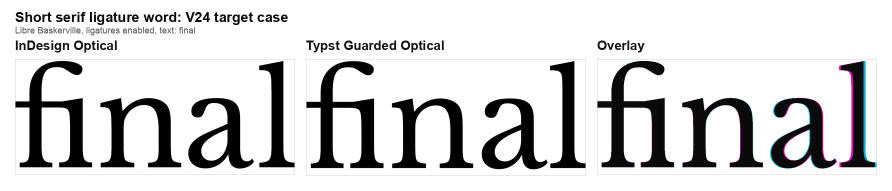
#> input picture docs/figures/v24-libre-final-ligature.png, 1784 x 381 px, given in place of indesign-optical-ink.png, which was not available (shown at 1/2 size)
$ python build-paper-figures.py
#> lines starting #> are read from the running program, lines starting #| are printed output that depends on the picture; pictures that were not available may be replaced by others from this repository, and a replacement may not be noted
#!/usr/bin/env python3
from __future__ import annotations

import argparse
from pathlib import Path

from PIL import Image, ImageDraw, ImageFont


def parse_args() -> argparse.Namespace:
    parser = argparse.ArgumentParser(
        description="Build small committed paper figures from generated V25 renders."
    )
    parser.add_argument(
        "--output",
        default="docs/figures",
        help="Directory for generated PNG figures. Default: docs/figures.",
    )
    parser.add_argument(
        "--root",
        default=".",
        help="Repository root. Default: current directory.",
    )
    return parser.parse_args()


def font(size: int, bold: bool = False) -> ImageFont.FreeTypeFont | ImageFont.ImageFont:
#> called with size = 28, bold = True
    names = [
        "/System/Library/Fonts/Supplemental/Arial Bold.ttf" if bold else "",
        "/System/Library/Fonts/Supplemental/Arial.ttf",
        "/Library/Fonts/Arial.ttf",
    ]
    for name in names:
        if not name:
            continue
        path = Path(name)
        if path.exists():
            return ImageFont.truetype(str(path), size)
    return ImageFont.load_default()


TITLE = font(28, bold=True)
LABEL = font(26, bold=True)
SMALL = font(18)


def trim_white(image: Image.Image, pad: int = 16) -> Image.Image:
#> called with pad = 16
    rgba = image.convert("RGBA")
    pixels = rgba.load()
    width, height = rgba.size
#> width = 1784; height = 381
    xs: list[int] = []
    ys: list[int] = []
    for y in range(height):
        for x in range(width):
            red, green, blue, alpha = pixels[x, y]
            if alpha and (red < 245 or green < 245 or blue < 245):
                xs.append(x)
                ys.append(y)
#> after the loop, xs = 128143 items; ys = 128143 items
    if not xs:
        return rgba
    box = (
        max(0, min(xs) - pad),
        max(0, min(ys) - pad),
        min(width, max(xs) + pad + 1),
        min(height, max(ys) + pad + 1),
    )
#> box = (14, 8, 1770, 367)
    return rgba.crop(box)
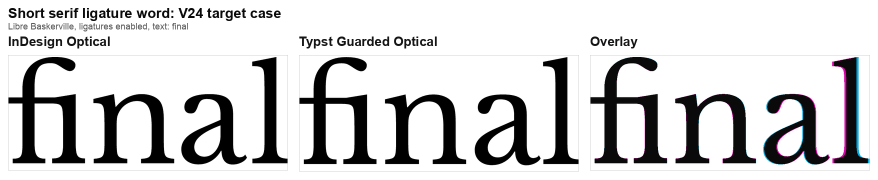
#> returned value: PIL image 1756x359 RGBA (shown at 1/2 size); mean R, G, B, A 209.9, 209.7, 210.3, 255


def fit(image: Image.Image, max_width: int, max_height: int) -> Image.Image:
#> called with max_width = 560, max_height = 260
    rgba = image.convert("RGBA")
    scale = min(max_width / rgba.width, max_height / rgba.height, 1.0)
#> scale = 0.319
    size = (round(rgba.width * scale), round(rgba.height * scale))
#> size = (560, 114)
    return rgba.resize(size, Image.Resampling.LANCZOS)
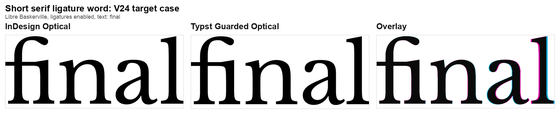
#> returned value: PIL image 560x114 RGBA; mean R, G, B, A 209.5, 209.3, 209.9, 255


def panel(label: str, path: Path, max_width: int = 560, max_height: int = 260) -> Image.Image:
    image = fit(trim_white(Image.open(path)), max_width, max_height)
    height = image.height + 58
#> height = 172
    canvas = Image.new("RGBA", (max_width, height), "white")
#> canvas: PIL image 560x172 RGBA; every value is 255
    draw = ImageDraw.Draw(canvas)
    draw.text((0, 0), label, fill=(20, 20, 20), font=LABEL)
    x = (max_width - image.width) // 2
#> x = 0
    canvas.alpha_composite(image, (x, 46))
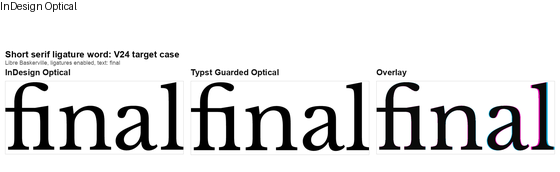
#> canvas: PIL image 560x172 RGBA; mean R, G, B, A 224.4, 224.3, 224.6, 255
    draw.rectangle((0, 42, max_width - 1, height - 1), outline=(210, 210, 210), width=1)
    return canvas


def compose_triptych(
    root: Path,
    output: Path,
    title: str,
    subtitle: str,
    paths: list[str],
    labels: list[str],
    filename: str,
) -> None:
    panels = [panel(label, root / path) for label, path in zip(labels, paths)]
#> call 2 of panel, with label = 'Typst Guarded Optical', max_width = 560, max_height = 260
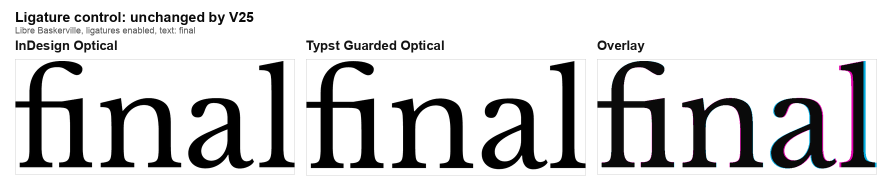
#> input picture docs/figures/v25-libre-final-ligature.png, 1784 x 381 px, given in place of typst-guarded-ink.png, which was not available (shown at 1/2 size)
#> panels = 3 items
    gap = 22
    margin = 30
    title_height = 76
    width = margin * 2 + sum(item.width for item in panels) + gap * (len(panels) - 1)
#> width = 1784
    height = title_height + max(item.height for item in panels) + margin
#> height = 278
    canvas = Image.new("RGBA", (width, height), "white")
#> canvas: PIL image 1784x278 RGBA; every value is 255
    draw = ImageDraw.Draw(canvas)
    draw.text((margin, 18), title, fill=(10, 10, 10), font=TITLE)
    draw.text((margin, 50), subtitle, fill=(90, 90, 90), font=SMALL)
    x = margin
    for item in panels:
        canvas.alpha_composite(item, (x, title_height))
        x += item.width + gap
#> this loop made 3 passes
#> x on passes 1 to 3: 612, 1194, 1776
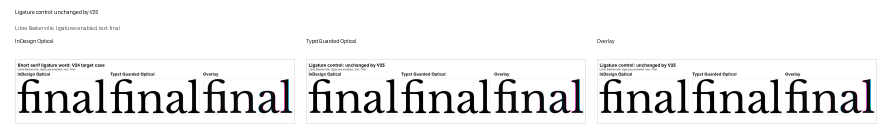
#> canvas: PIL image 1784x278 RGBA (shown at 1/2 size); mean R, G, B, A 236.5, 236.5, 236.7, 255
#> after the loop, x = 1776
    canvas.convert("RGB").save(output / filename, optimize=True)


def crop_contact(
    root: Path,
    output: Path,
    source: str,
    filename: str,
    title: str,
    subtitle: str,
    y0: int,
    y1: int,
    max_width: int = 1200,
) -> None:
    image = Image.open(root / source).convert("RGB")
    crop = image.crop((0, y0, image.width, min(image.height, y1)))
    scale = min(max_width / crop.width, 1.0)
    crop = crop.resize((round(crop.width * scale), round(crop.height * scale)), Image.Resampling.LANCZOS)
    margin = 24
    title_height = 72
    canvas = Image.new("RGB", (crop.width + margin * 2, crop.height + title_height + margin), "white")
    draw = ImageDraw.Draw(canvas)
    draw.text((margin, 18), title, font=TITLE, fill=(10, 10, 10))
    draw.text((margin, 50), subtitle, font=SMALL, fill=(90, 90, 90))
    canvas.paste(crop, (margin, title_height))
    canvas.save(output / filename, optimize=True)


def main() -> None:
    args = parse_args()
    root = Path(args.root).resolve()
    output = (root / args.output).resolve()
    output.mkdir(parents=True, exist_ok=True)

    compose_triptych(
        root,
        output,
        "Ligature control: unchanged by V25",
        "Libre Baskerville, ligatures enabled, text: final",
        [
            "renders/optical-comparison-suite/ligatures-100pt-v25/libre-baskerville/final/crops/indesign-optical-ink.png",
            "renders/optical-comparison-suite/ligatures-100pt-v25/libre-baskerville/final/crops/typst-guarded-ink.png",
            "renders/optical-comparison-suite/ligatures-100pt-v25/libre-baskerville/final/overlays/optical-vs-guarded.png",
        ],
        ["InDesign Optical", "Typst Guarded Optical", "Overlay"],
        "v25-libre-final-ligature.png",
    )
    compose_triptych(
        root,
        output,
        "No-ligature target case: improved by V25",
        "EB Garamond, ligatures disabled, text: ToTaL",
        [
            "renders/optical-comparison-suite/no-ligatures-100pt-five-font-v25/eb-garamond/total/crops/indesign-optical-ink.png",
            "renders/optical-comparison-suite/no-ligatures-100pt-five-font-v25/eb-garamond/total/crops/typst-guarded-ink.png",
            "renders/optical-comparison-suite/no-ligatures-100pt-five-font-v25/eb-garamond/total/overlays/optical-vs-guarded.png",
        ],
        ["InDesign Optical", "Typst Guarded Optical", "Overlay"],
        "v25-eb-total-no-ligature-target.png",
    )
    crop_contact(
        root,
        output,
        "renders/optical-comparison-suite/ligatures-100pt-v25/contact-sheet.png",
        "v25-ligature-sheet-excerpt.png",
        "Ligature-capable suite excerpt",
        "Columns: InDesign Optical, Typst Guarded Optical, overlay",
        0,
        760,
    )
    crop_contact(
        root,
        output,
        "renders/optical-comparison-suite/no-ligatures-100pt-five-font-v25/contact-sheet.png",
        "v25-no-ligature-sheet-excerpt.png",
        "No-ligature suite excerpt",
        "Columns: InDesign Optical, Typst Guarded Optical, overlay",
        0,
        760,
    )

    for path in sorted(output.glob("*.png")):
        print(f"{path.relative_to(root)} {Image.open(path).size} {path.stat().st_size} bytes")


if __name__ == "__main__":
#> (the run stopped early here; a loop or call above may not have finished)
